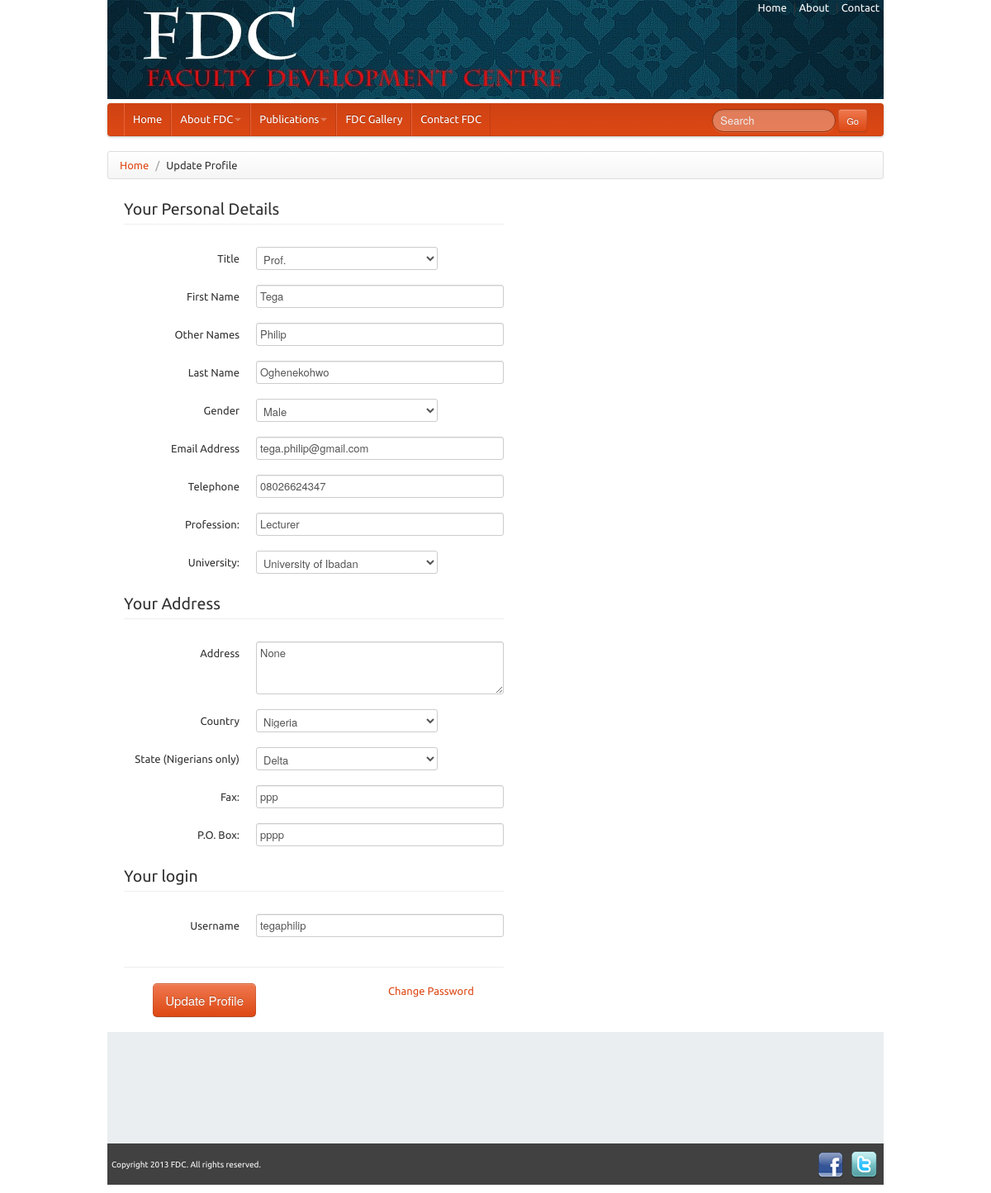
The app's page /mem_profileupdate.php (signed in) with its own data.
### tables this page shows
CREATE TABLE IF NOT EXISTS `members` (
  `member_id` int(7) NOT NULL AUTO_INCREMENT,
  `member_code` char(15) DEFAULT NULL,
  `title` varchar(20) DEFAULT NULL,
  `first_name` varchar(50) DEFAULT NULL,
  `other_names` varchar(50) DEFAULT NULL,
  `last_name` varchar(50) DEFAULT NULL,
  `gender` char(1) NOT NULL,
  `profession` varchar(200) NOT NULL,
  `username` varchar(50) DEFAULT NULL,
  `email` varchar(50) DEFAULT NULL,
  `password` varchar(50) DEFAULT NULL,
  `contact_address` text,
  `country_id` int(3) NOT NULL,
  `state_id` int(3) NOT NULL,
  `date_registered` varchar(20) DEFAULT NULL,
  `num_logins` int(6) NOT NULL,
  `activation_code` varchar(50) DEFAULT NULL,
  `activation_code_used` int(1) NOT NULL,
  `activation_link_expiry` varchar(20) NOT NULL,
  `password_retrieval_code` varchar(100) NOT NULL,
  `password_retrieval_code_used` int(1) NOT NULL,
  `member_status` int(1) NOT NULL COMMENT '1 means account activated while 0 means otherwise',
  `affiliation_id` int(3) DEFAULT NULL,
  `picture` varchar(100) DEFAULT NULL,
  `fax` varchar(100) DEFAULT NULL,
  `telephone` text,
  `pobox` varchar(100) DEFAULT NULL,
  `date_updated` varchar(20) DEFAULT NULL,
  PRIMARY KEY (`member_id`),
  UNIQUE KEY `member_code` (`member_code`),
  UNIQUE KEY `username` (`username`)
);

CREATE TABLE IF NOT EXISTS `salutations` (
  `salutation_id` int(2) NOT NULL AUTO_INCREMENT,
  `salutation` varchar(20) NOT NULL,
  PRIMARY KEY (`salutation_id`)
);

CREATE TABLE IF NOT EXISTS `affiliations` (
  `affiliation_id` int(4) NOT NULL AUTO_INCREMENT,
  `affiliation_code` char(15) NOT NULL,
  `affiliation_name` varchar(200) DEFAULT NULL,
  `contact_address` text,
  `url` varchar(200) DEFAULT NULL,
  `state_id` int(2) DEFAULT NULL,
  `date_added` varchar(20) DEFAULT NULL,
  `date_updated` varchar(20) DEFAULT NULL,
  PRIMARY KEY (`affiliation_id`),
  UNIQUE KEY `affilition_code` (`affiliation_code`),
  UNIQUE KEY `affiliation_name` (`affiliation_name`)
);

CREATE TABLE IF NOT EXISTS `countries` (
  `country_id` int(4) NOT NULL AUTO_INCREMENT,
  `country_code` char(15) NOT NULL,
  `country_name` varchar(100) NOT NULL,
  `country_flag_url` varchar(100) NOT NULL,
  PRIMARY KEY (`country_id`),
  UNIQUE KEY `country_code` (`country_code`)
);

CREATE TABLE IF NOT EXISTS `states` (
  `state_id` int(2) NOT NULL AUTO_INCREMENT,
  `state_code` char(15) DEFAULT NULL,
  `state_name` varchar(30) DEFAULT NULL,
  PRIMARY KEY (`state_id`),
  UNIQUE KEY `state_code` (`state_code`)
);

### classes/Database.php (called while the page is built, shortened)
<?php
class Database
{
    function  __construct()
    {
        $hostname_login = "localhost";
        $database_login = "thinkitr_fdcdb";
        $username_login = "root";
        $password_login = "";
        $this->conn = mysql_connect($hostname_login, $username_login, $password_login)
                or die(mysql_error());
    }
    public function fetchRow($query)
    {
        $res=  mysql_query($query) or die(mysql_error());
        $rs=mysql_fetch_assoc($res);
        return $rs;
    }
    public function fetchRows($query)
    {
        $rs = array();
        $res=  mysql_query($query) or die(mysql_error());
        while($row = mysql_fetch_assoc($res))
            array_push($rs,$row);
        return $rs;
    }
    public function getWhere($table,$condition=null,$order_by=null){
        $query = "SELECT * FROM $table ";
        if(count($condition)>0){
            $query.=" WHERE ";
        }
        foreach ($condition as $key => $value){
            $query.=" $key = '$value' ";
        }
        if(count($order_by)>0){
            $query.=" ORDER BY ";
        }
        $i=0;
        foreach ($order_by as $key => $value){
            $query.=" $key $value ";
        }
        return $this->fetchRows($query);
    }
}
?>

### classes/Member.php (called while the page is built, shortened)
<?php
require_once 'Database.php';
require_once 'Utilities.php';
class Member
{
    private $util;
    public function __construct()
    {
        $this->util = new Utilities();
    }
    public function getMemberDetailsByID($member_id){
        return $this->util->getDetails(MEMBERS, MEMBER_ID, $member_id);
    }
}
?>

### classes/Utilities.php (called while the page is built, shortened)
<?php
require_once 'Database.php';
class Utilities
{
    private $db;
    public function __construct()
    {
        $this->db = new Database();
    }
    public function getDetails($table,$field,$value){
        $query = "SELECT * FROM $table WHERE $field = '$value'";
        return $this->db->fetchRow($query);
    }
}
?>

### mem_profileupdate.php (the view, shortened to what this page needs)
<?php
require_once 'classes/Database.php';
require_once 'classes/Utilities.php';
require_once 'classes/Member.php';
$db = new Database();
$member = new Member();
$member->validateLogin();
$salutations = $db->getWhere(SALUTATIONS,null,array(SALUTATION=>"ASC"));
$countries = $db->getWhere(COUNTRIES, null, array(COUNTRY_NAME=>"ASC"));
$states = $db->getWhere(STATES, null, array(STATE_NAME=>"ASC"));
$affiliations = $db->getWhere(AFFILIATIONS,null,array(AFFILIATION_NAME=>"ASC"));
$me = $member->getMemberDetailsByID($_SESSION[MEMBER_ID]);
?>
<!DOCTYPE html>
<html lang="en">
<head>
    <link href="bootstrap/css/bootstrap.css" rel="stylesheet">
    <link id="switch_style" href="bootstrap/css/united/bootstrap.css" rel="stylesheet">
    <link href="css/main.css" rel="stylesheet">
    <link href="css/jquery.rating.css" rel="stylesheet">
  </head>
  <body>
    <div class="container">
	<?php require_once('header.php');?>
      <div class="row">
        <div class="span12">
		<ul class="breadcrumb">
			<li><a href="index.php">Home</a> <span class="divider">/</span></li>
			<li class="active">Update Profile</li>
		</ul>
	  <p>
			<div class="span8">
				<form class="form-horizontal" action="#" method="post">
					<fieldset>
					<div class="span6 no_margin_left">
						<legend>Your Personal Details</legend>
                      <div class="control-group">
						<label class="control-label">Title</label>
						<div class="controls docs-input-sizes">
						  <select name="<?php echo TITLE; ?>" id="<?php echo TITLE; ?>">
                             <?php
                             foreach ($salutations as $sal)
                             {
                             ?>
                                <option <?php if($me[TITLE]==$sal[SALUTATION]) echo "selected='selected'"; ?>
                                    value="<?php echo $sal[SALUTATION]; ?>">
                                    <?php echo $sal[SALUTATION]; ?>
                                </option>
                             <?php
                             }
                             ?>
                          </select>
						</div>
					  </div>
					  <div class="control-group">
						<label class="control-label">First Name</label>
						<div class="controls docs-input-sizes">
						  <input value="<?php echo $me[FIRST_NAME]; ?>" name="<?php echo FIRST_NAME; ?>" type="text" class="span4" id="<?php echo FIRST_NAME; ?>" placeholder="Firstname">
						</div>
					  </div>
                      <div class="control-group">
						<label class="control-label">Other Names</label>
						<div class="controls docs-input-sizes">
						  <input value="<?php echo $me[OTHER_NAMES]; ?>" name="<?php echo OTHER_NAMES; ?>" type="text" class="span4" id="<?php echo OTHER_NAMES; ?>" placeholder="Other names">
						</div>
					  </div>
					  <div class="control-group">
						<label class="control-label">Last Name</label>
						<div class="controls docs-input-sizes">
						  <input value="<?php echo $me[LAST_NAME]; ?>" name="<?php echo LAST_NAME; ?>" type="text" class="span4" id="<?php echo LAST_NAME; ?>" placeholder="Lastname">
						</div>
					  </div>
                      <div class="control-group">
						<label class="control-label">Gender</label>
						<div class="controls docs-input-sizes">
						  <select name="<?php echo GENDER; ?>" id="<?php echo GENDER; ?>">
                          	<option <?php if($me[GENDER]=="M") echo "selected = 'selected'"; ?> value="M">Male</option>
                          </select>
						</div>
					  </div>
					  <div class="control-group">
						<label class="control-label">Email Address</label>
						<div class="controls docs-input-sizes">
						  <input value="<?php echo $me[EMAIL]; ?>" name="<?php echo EMAIL; ?>" type="text" class="span4" id="<?php echo EMAIL; ?>" placeholder="Email">
						</div>
					  </div>
					  <div class="control-group">
						<label class="control-label">Telephone</label>
						<div class="controls docs-input-sizes">
						  <input value="<?php echo $me[TELEPHONE]; ?>" name="<?php echo TELEPHONE; ?>" type="text" class="span4" id="<?php echo TELEPHONE; ?>" placeholder="Phone number">
						</div>
					  </div>
                       <div class="control-group">
						<label class="control-label">Profession:</label>
						<div class="controls docs-input-sizes">
                        <input value="<?php echo $me[PROFESSION]; ?>" name="<?php echo PROFESSION; ?>" type="text" class="span4" id="<?php echo PROFESSION; ?>" placeholder="Profession">
                        </div>
					  </div>
                      <div class="control-group">
						<label class="control-label">University:</label>
						<div class="controls docs-input-sizes">
						 <select name="<?php echo AFFILIATION_ID; ?>" id="<?php echo AFFILIATION_ID; ?>">
                             <?php
                             foreach ($affiliations as $aff)
                             {
                             ?>
                                <option <?php if($me[AFFILIATION_ID]==$aff[AFFILIATION_ID]) echo "selected='selected'"; ?>
                                    value="<?php echo $aff[AFFILIATION_ID]; ?>">
                                    <?php echo $aff[AFFILIATION_NAME]; ?>
                                </option>
                             <?php
                             }
                             ?>
                          </select>
						</div>
					  </div>
					  <div class="span6 no_margin_left">
					<legend>Your Address </legend>
					  <div class="control-group">
						<label class="control-label">Address</label>
						<div class="controls docs-input-sizes">
						   <textarea name="<?php echo CONTACT_ADDRESS; ?>" rows="3" class="input-xlarge span4" id="textarea"  placeholder="your correspondence address"><?php echo $me[CONTACT_ADDRESS]; ?></textarea>
						</div>
					  </div>
                       <div class="control-group">
						<label class="control-label">Country</label>
						<div class="controls docs-input-sizes">
						  <select name="<?php echo COUNTRY_ID; ?>" id="<?php echo COUNTRY_ID; ?>">
                             <?php
                             foreach ($countries as $country)
                             {
                             ?>
                                <option <?php if($me[COUNTRY_ID]==$country[COUNTRY_ID]) echo "selected='selected'"; ?>
                                    value="<?php echo $country[COUNTRY_ID]; ?>">
                                    <?php echo $country[COUNTRY_NAME]; ?>
                                </option>
                             <?php
                             }
                             ?>
                          </select>
						</div>
					  </div>
                       <div class="control-group">
						<label class="control-label">State (Nigerians only)</label>
						<div class="controls docs-input-sizes">
						  <select name="<?php echo STATE_ID; ?>" id="<?php echo STATE_ID; ?>">
                             <?php
                             foreach ($states as $state)
                             {
                             ?>
                                <option <?php if($me[STATE_ID]==$state[STATE_ID]) echo "selected='selected'"; ?>
                                    value="<?php echo $state[STATE_ID]; ?>">
                                    <?php echo $state[STATE_NAME]; ?>
                                </option>
                             <?php
                             }
                             ?>
                          </select>
						</div>
					  </div>
                        <div class="control-group">
						<label class="control-label">Fax:</label>
						<div class="controls docs-input-sizes">
                        <input value="<?php echo $me[FAX]; ?>" name="<?php echo FAX; ?>" type="text" class="span4" id="<?php echo FAX; ?>" >
                        </div>
					  </div>
                        <div class="control-group">
						<label class="control-label">P.O. Box:</label>
						<div class="controls docs-input-sizes">
                        <input value="<?php echo $me[POBOX]; ?>" name="<?php echo POBOX; ?>" type="text" class="span4" id="<?php echo POBOX; ?>">
                        </div>
					  </div>
					<div class="span6 no_margin_left">
					<legend>Your login </legend>
					<div class="span6 no_margin_left">
					  <div class="control-group">
						<label class="control-label">Username</label>
						<div class="controls docs-input-sizes">
						  <input value="<?php echo $me[USERNAME]; ?>" name="<?php echo USERNAME; ?>"
                                                         type="text" class="span4" id="<?php echo USERNAME; ?>" placeholder="Username">
						</div>
					  </div>
					  </div>
					  </div>
				<div class="span6 no_margin_left">
          <hr>
                        <div class="span2"><button class="btn btn-primary btn-large pull-right" type="submit" name="Submit">Update Profile</button></div><div class="span2 pull-right"><a href="changepassword.php">Change Password</a></div>
          </div></fieldset>
				  </form>
			</div>
            </p>
            </div>
      </div>
    <?php require_once('footer.php');?>
</body>
</html>

### css/main.css (style rules this page uses)
body { margin-bottom: 10px; }
.span12, .container { width: 940px; }
.no_margin_left { margin-left: 0; }

### records on screen
members: title "Prof.", first_name "Tega", other_names "Philip", last_name "Oghenekohwo", gender "Male", email "tega.philip@gmail.com", telephone "08026624347", profession "Lecturer", affiliation_id "University of Ibadan", contact_address "None", country_id "Nigeria", state_id "Delta", fax "ppp", pobox "pppp", username "tegaphilip"
